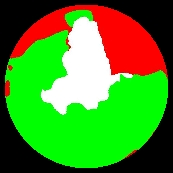
#> input picture imgs-fisheye/01-108.971906,34.245881_seg.jpg, 173 x 173 px, found by its file name; its folder holds 2 pictures in this run
$ python calculateResult.py imgs-fisheye
#> lines starting #> are read from the running program, lines starting #| are printed output that depends on the picture
# _*_ coding: utf-8 _*_
import cv2
import os
import math
import sys


# 将图片划分为若干圆圈
if len(sys.argv) == 2:
    filepath = sys.argv[1]
    files = os.listdir(filepath)
    x0 = 86 #圆心x坐标
    y0 = 86 #圆心y坐标
    f = open(filepath[:-7] +'result.txt','w')

    # 开始处理图片
    for inputimg in files:
        r = 82
        fisheye_img = cv2.imread(filepath+'\\'+inputimg)
#> fisheye_img is the input picture: shape (173, 173, 3); mean B, G, R 35.8, 139.6, 73.5
        svf = 0.00 #天空占比
        tvf = 0.00 #植物占比
        for index in range(1,28):
            circled_img = cv2.imread(filepath+'\\'+inputimg)
            #print('正在计算'+inputimg+'的第',index,'圈,共27圈')
            cv2.circle(circled_img,(86,86),r,[0,255,255])
            cv2.circle(circled_img,(86,86),r-1,[0,255,255])
            cv2.circle(circled_img,(86,86),r-2,[0,255,255])
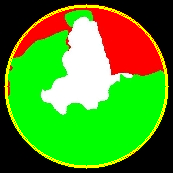
#> circled_img: shape (173, 173, 3); mean B, G, R 35, 145.5, 80.1
            circle_points = []
            sky_points = []
            tree_points = []
            for i in range(0, 173):
                for j in range(0, 173):
                    if circled_img[i][j][0] == 0 and circled_img[i][j][1] == 255 and circled_img[i][j][2] == 255:
                        circle_points.append([i,j])
            #计算天空,植物，建筑占比
            for point in circle_points:
                x= point[0]
                y= point[1]
                if fisheye_img[x][y][0] in range(190,256) and fisheye_img[x][y][1] in range(190,256) and fisheye_img[x][y][2] in range(190,256):
                    #fisheye_img[x][y] =[0,255,255]
                    sky_points.append(point)
                elif fisheye_img[x][y][0] in range(0,200) and fisheye_img[x][y][1] in range(170,256) and fisheye_img[x][y][2] in range(0,200):
                    #fisheye_img[x][y] = [255, 0, 0]
                    tree_points.append(point)
#> after the loop, sky_points = []; tree_points = 656 pairs, first value 58 to 167, second value 5 to 167

            #cv2.imshow("Display window", fisheye_img)
            #cv2.waitKey(0)
            #天空占比
            #print('总像素', len(circle_points), '个')
            sky = len(sky_points)/len(circle_points)
#> sky = 0
            #print('天空像素',len(sky_points),'个,占比为',sky)
            svf = svf + math.sin(math.pi*(2*index-1)/54)*sky
#> svf = 0
            #植物占比
            tree = len(tree_points)/len(circle_points)
#> tree = 0.48
            #print('植物像素',len(tree_points),'个,占比为',tree)
            tvf = tvf + math.sin(math.pi*(2*index-1)/54)*tree
#> tvf = 0.0279

            r=r-3
        svf = (math.pi/54) * svf
#> svf = 0.35
        tvf = (math.pi/54) * tvf
#> tvf = 0.528
        f.write(inputimg[:-8]+' '+str(tvf)+' '+str(svf)+'\n')
        print(inputimg + '的结果计算完毕')
#> pass 2 of the loop `for inputimg in files:`:
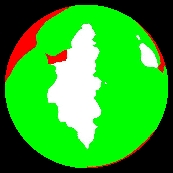
#> input picture imgs-fisheye/02-108.973415,34.246616_seg.jpg, 173 x 173 px, found by its file name
#> fisheye_img is the input picture: shape (173, 173, 3); mean B, G, R 37.4, 167.9, 46.8
#> `cv2.circle(circled_img,(86,86),r-2,[0,255,255])`:
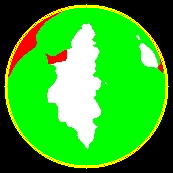
#> circled_img: shape (173, 173, 3); mean B, G, R 36.6, 172.5, 54.7

    f.close()
